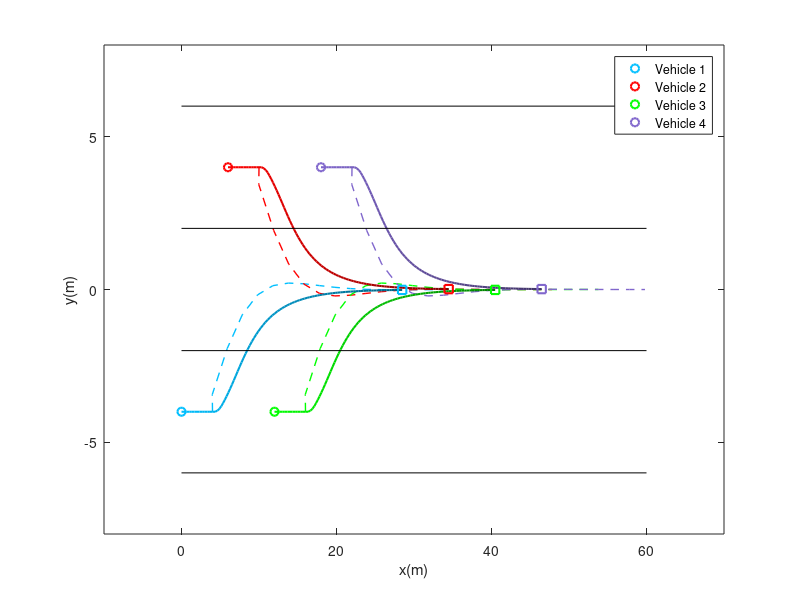
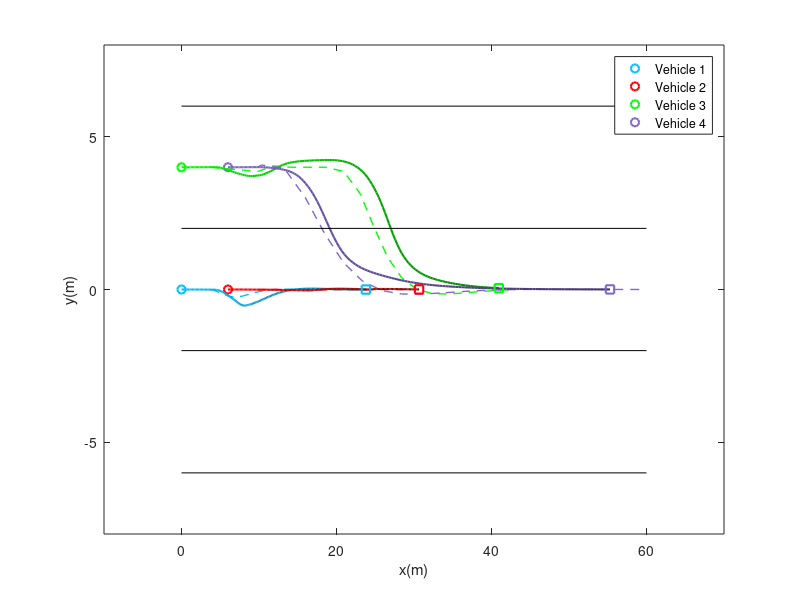
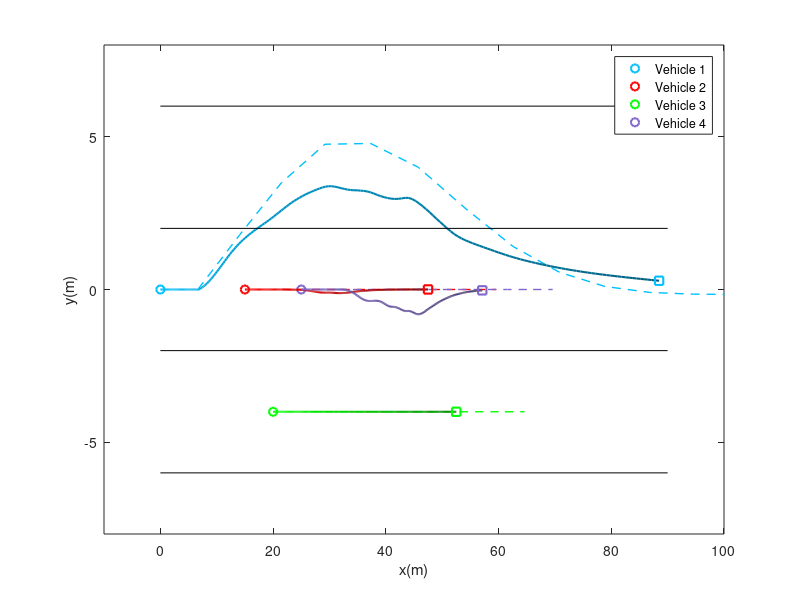
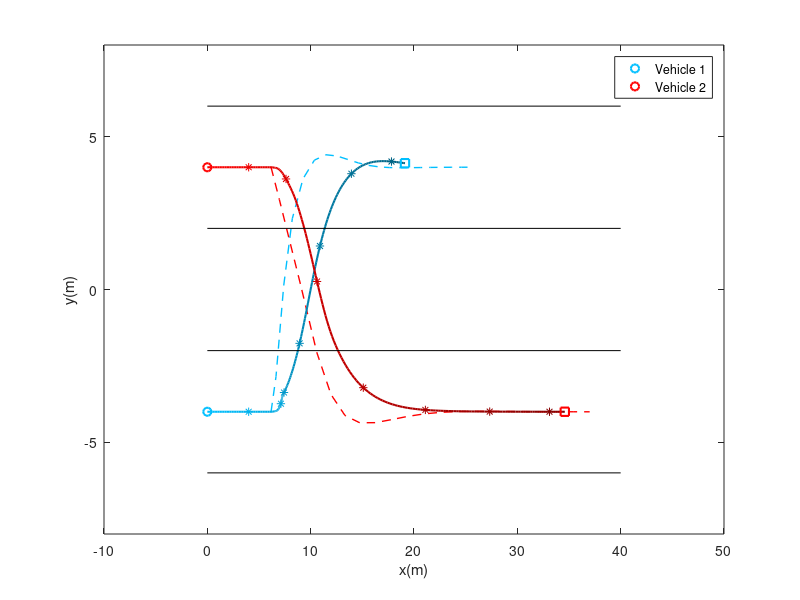

The MATLAB script that drew these images, in order:
clear;
close all;
color = [[0 0.75 1];[1 0 0];[0 1 0];[0.5 0.4 0.8];[0.9 0.9 0.1];[0 0 1]];


%% Platoon formation
load('traj_platoon.mat');
% Plot traj
[num_ts, dim_num_veh] = size(traj_log);
dim = 2;
num_veh = dim_num_veh/2;

hold on;
figure(1)
% Initial position
for i=0:num_veh-1
    veh_pos = traj_log(1,2*i+1:2*i+2);
    plot(veh_pos(2),veh_pos(1)+2,'o','color',color(i+1,:),'Linewidth',1.5);
    hold on
end

% Planned traj
load('traj_plan_platoon.mat');
traj_plan = traj_plan(53:56,:);
num = 4;
for i  = 1:4
   traj = traj_plan(i,:);
   y = [traj_log(13,2*i-1)+2,traj(1:2:40)+2];
   x = [traj_log(13,2*i),traj(2:2:40)]; 
   plot(x,y,'--','Linewidth',1,'color',color(i,:));
   hold on
end

% Position
for i=0:num_veh-1
    veh_traj = traj_log(:,2*i+1:2*i+2);
    for j=1:num_ts-1
        plot(veh_traj(j:j+1,2),veh_traj(j:j+1,1)+2,'Linewidth',1.5,'color',(1-j/2/num_ts)*color(i+1,:));
    hold on
    end
end

% End position
for i=0:num_veh-1
    veh_pos = traj_log(num_ts,2*i+1:2*i+2);
    plot(veh_pos(2),veh_pos(1)+2,'s','color',color(i+1,:),'Linewidth',1.5);
    hold on
end

% Plot lane
length = 60;
Lane_boundary = [0, 6, 0, 2, 0, -2, 0, -6; ...
                length, 6, length, 2, length, -2, length, -6];
Lane_num = 3;
for i=0:Lane_num
    lane = Lane_boundary(:,2*i+1:2*i+2);
    plot(lane(:,1),lane(:,2),'k');
    hold on
end

xlabel('x(m)');
ylabel('y(m)');
legend('Vehicle 1','Vehicle 2','Vehicle 3','Vehicle 4');
box on;
axis([-10,length+10,-8,8]);


%% Merging
load('traj_merging.mat');
% Plot traj
[num_ts, dim_num_veh] = size(traj_log);
dim = 2;
num_veh = dim_num_veh/2;

hold on;
figure(2)
% Initial position
for i=0:num_veh-1
    veh_pos = traj_log(1,2*i+1:2*i+2);
    plot(veh_pos(2),veh_pos(1)+2,'o','color',color(i+1,:),'Linewidth',1.5);
    hold on
end

% Planned traj
load('traj_plan_merging.mat');
traj_plan = traj_plan(105:108,:);
num = 4;
for i  = 1:4
   traj = traj_plan(i,:);
   y = [traj_log(24,2*i-1)+2,traj(1:2:40)+2];
   x = [traj_log(24,2*i),traj(2:2:40)]; 
   plot(x,y,'--','Linewidth',1,'color',color(i,:));
   hold on
end

% Position
for i=0:num_veh-1
    veh_traj = traj_log(:,2*i+1:2*i+2);
    for j=1:num_ts-1
        plot(veh_traj(j:j+1,2),veh_traj(j:j+1,1)+2,'Linewidth',1.5,'color',(1-j/2/num_ts)*color(i+1,:));
    hold on
    end
end

% End position
for i=0:num_veh-1
    veh_pos = traj_log(num_ts,2*i+1:2*i+2);
    plot(veh_pos(2),veh_pos(1)+2,'s','color',color(i+1,:),'Linewidth',1.5);
    hold on
end

% Plot lane
length = 60;
Lane_boundary = [0, 6, 0, 2, 0, -2, 0, -6; ...
                length, 6, length, 2, length, -2, length, -6];
Lane_num = 3;
for i=0:Lane_num
    lane = Lane_boundary(:,2*i+1:2*i+2);
    plot(lane(:,1),lane(:,2),'k');
    hold on
end

xlabel('x(m)');
ylabel('y(m)');
legend('Vehicle 1','Vehicle 2','Vehicle 3','Vehicle 4');
box on;
axis([-10,length+10,-8,8]);



%% Overtaking
load('traj_overtaking.mat');
% Plot traj
[num_ts, dim_num_veh] = size(traj_log);
dim = 2;
num_veh = dim_num_veh/2;

hold on;
figure(3)
% Initial position
for i=0:num_veh-1
    veh_pos = traj_log(1,2*i+1:2*i+2);
    plot(veh_pos(2),veh_pos(1)-2,'o','color',color(i+1,:),'Linewidth',1.5);
    hold on
end

% Planned traj
load('traj_plan_overtaking.mat');
traj_plan = traj_plan(165:168,:);
num = 4;
for i  = 1:num
   traj = traj_plan(i,:);
   y = [traj_log(41,2*i-1)-2,traj(1:2:40)-2];
   x = [traj_log(41,2*i),traj(2:2:40)]; 
   plot(x,y,'--','Linewidth',1,'color',color(i,:));
   hold on
end

% Position
for i=0:num_veh-1
    veh_traj = traj_log(:,2*i+1:2*i+2);
    for j=1:num_ts-1
        plot(veh_traj(j:j+1,2),veh_traj(j:j+1,1)-2,'Linewidth',1.5,'color',(1-j/2/num_ts)*color(i+1,:));
    hold on
    end
end

% End position
for i=0:num_veh-1
    veh_pos = traj_log(num_ts,2*i+1:2*i+2);
    plot(veh_pos(2),veh_pos(1)-2,'s','color',color(i+1,:),'Linewidth',1.5);
    hold on
end

% Plot lane
length = 90;
Lane_boundary = [0, 6, 0, 2, 0, -2, 0, -6; ...
                length, 6, length, 2, length, -2, length, -6];
Lane_num = 3;
for i=0:Lane_num
    lane = Lane_boundary(:,2*i+1:2*i+2);
    plot(lane(:,1),lane(:,2),'k');
    hold on
end

xlabel('x(m)');
ylabel('y(m)');
legend('Vehicle 1','Vehicle 2','Vehicle 3','Vehicle 4');
box on;
axis([-10,length+10,-8,8]);



%% Crossing
load('traj_crossing.mat');
% Plot traj
[num_ts, dim_num_veh] = size(traj_log);
dim = 2;
num_veh = dim_num_veh/2;

hold on;
figure(4)
% Initial position
for i=0:num_veh-1
    veh_pos = traj_log(1,2*i+1:2*i+2);
    plot(veh_pos(2),veh_pos(1)+2,'o','color',color(i+1,:),'Linewidth',1.5);
    hold on
end

% Planned traj
load('traj_plan_crossing.mat');
n = 2;
traj_plan = traj_plan(85:88,:);
num = 2;
for i  = 1:num
   traj = traj_plan(i,:);
   y = [traj_log(38,2*i-1)+2,traj(1:2:40)+2];
   x = [traj_log(38,2*i),traj(2:2:40)]; 
   plot(x,y,'--','Linewidth',1,'color',color(i,:));
   hold on
end

% Position
for i=0:num_veh-1
    veh_traj = traj_log(:,2*i+1:2*i+2);
    for j=1:num_ts-1
        plot(veh_traj(j:j+1,2),veh_traj(j:j+1,1)+2,'Linewidth',1.5,'color',(1-j/2/num_ts)*color(i+1,:));
        if mod(j,25)==0
            plot(veh_traj(j,2),veh_traj(j,1)+2,'*','markersize',6,'color',(1-j/2/num_ts)*color(i+1,:));
            hold on;
        end
    hold on
    end
end

% End position
for i=0:num_veh-1
    veh_pos = traj_log(num_ts,2*i+1:2*i+2);
    plot(veh_pos(2),veh_pos(1)+2,'s','color',color(i+1,:),'Linewidth',1.5);
    hold on
end

% Plot lane
length = 40;
Lane_boundary = [0, 6, 0, 2, 0, -2, 0, -6; ...
                length, 6, length, 2, length, -2, length, -6];
Lane_num = 3;
for i=0:Lane_num
    lane = Lane_boundary(:,2*i+1:2*i+2);
    plot(lane(:,1),lane(:,2),'k');
    hold on
end

xlabel('x(m)');
ylabel('y(m)');
legend('Vehicle 1','Vehicle 2');
box on;
axis([-10,length+10,-8,8]);

